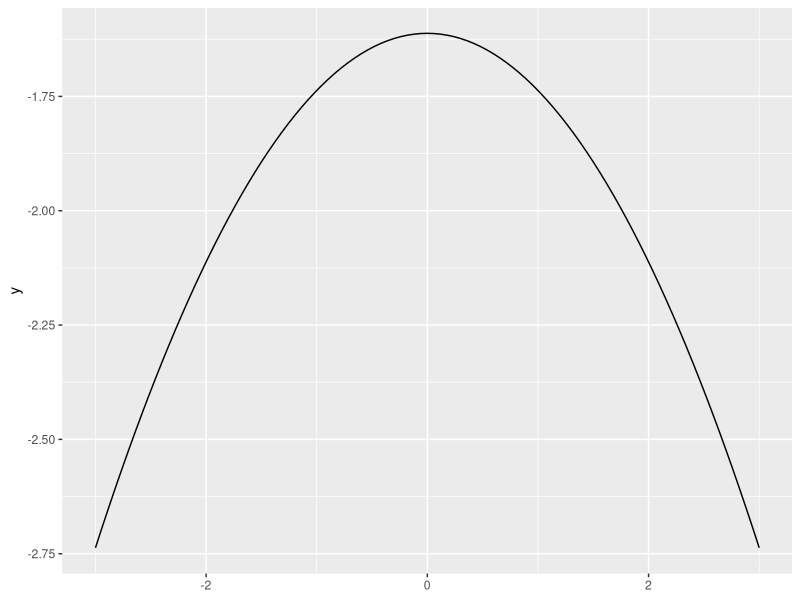
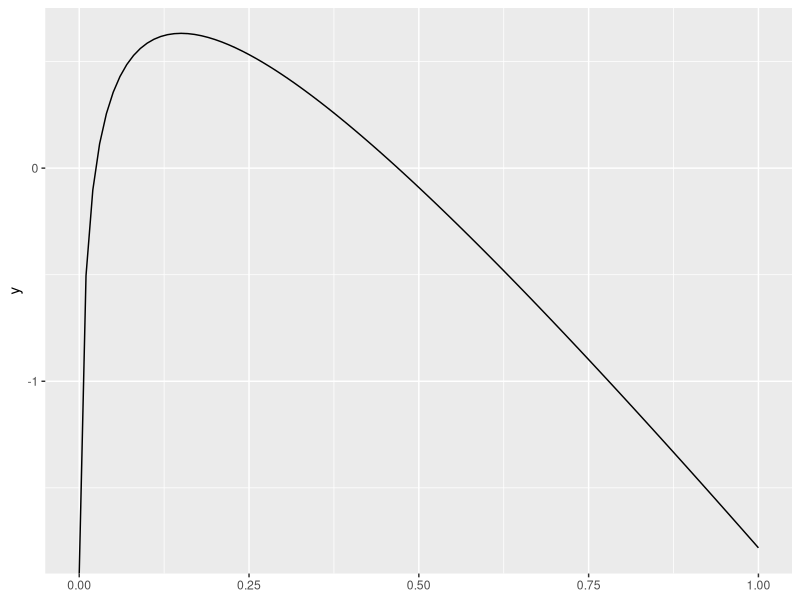
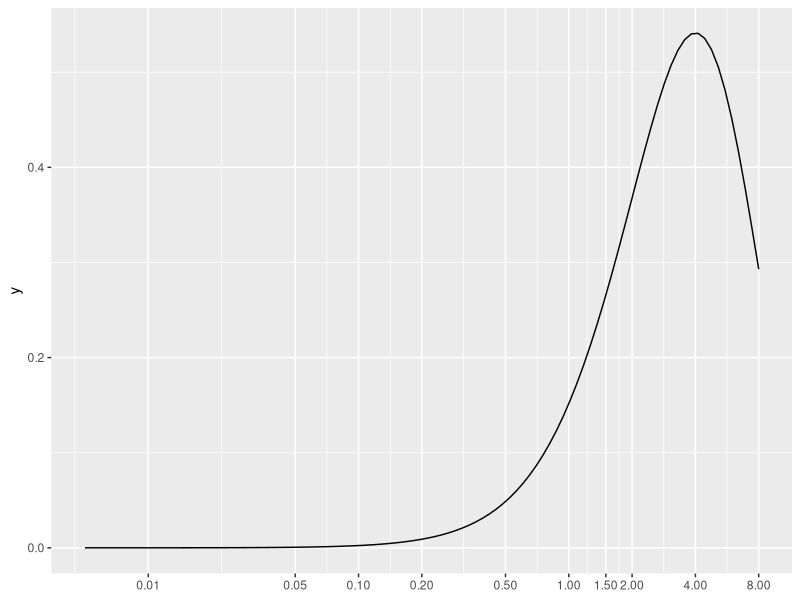
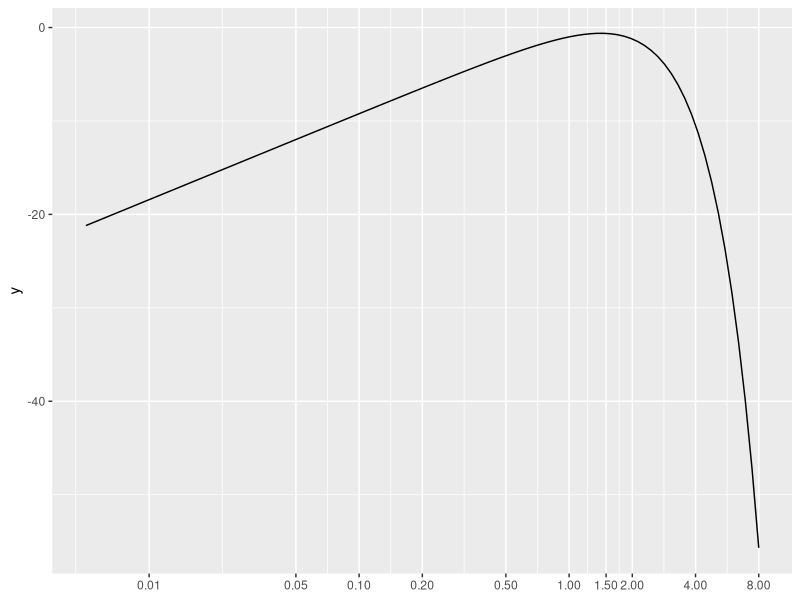
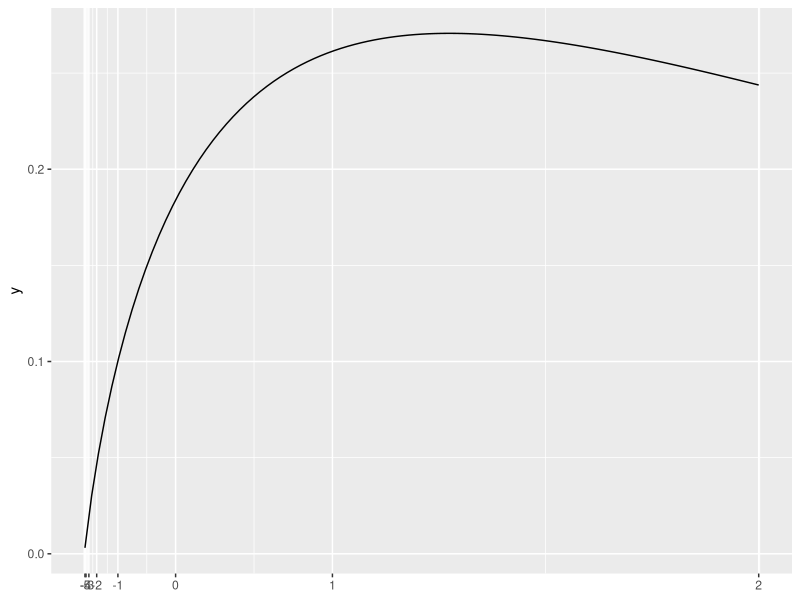
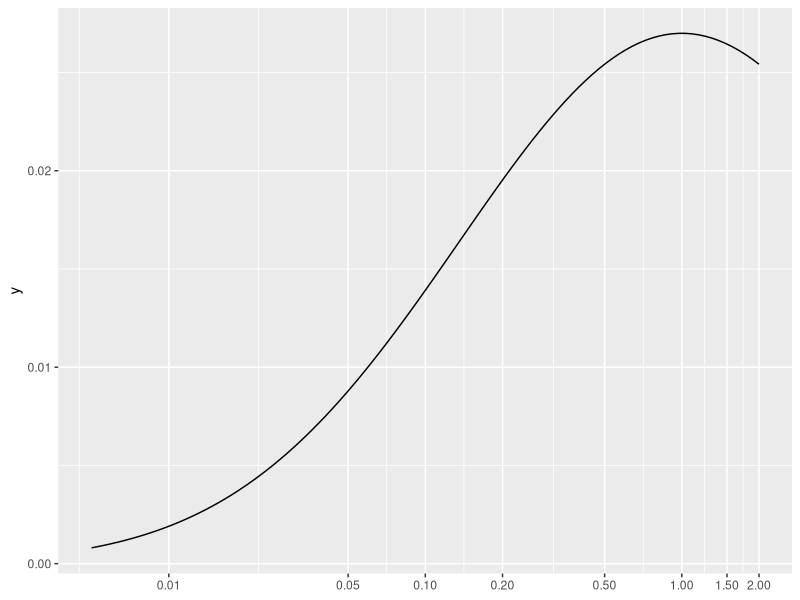
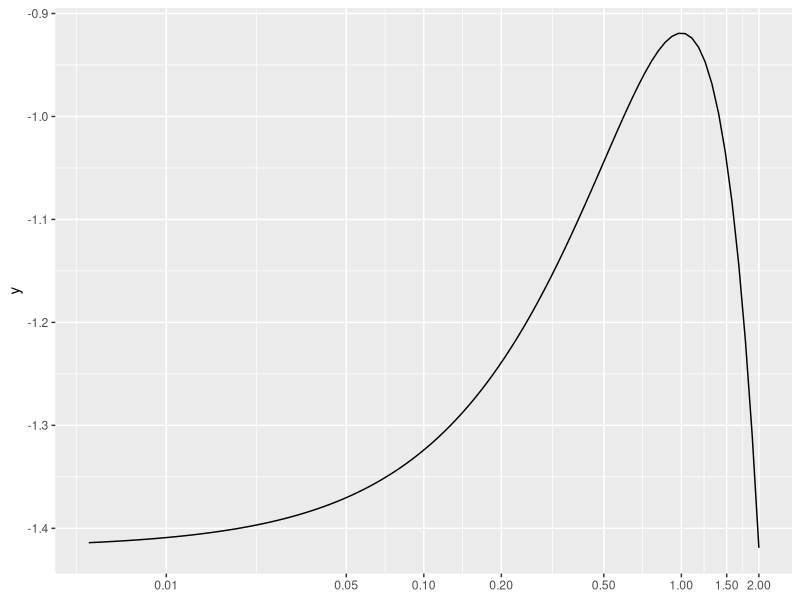
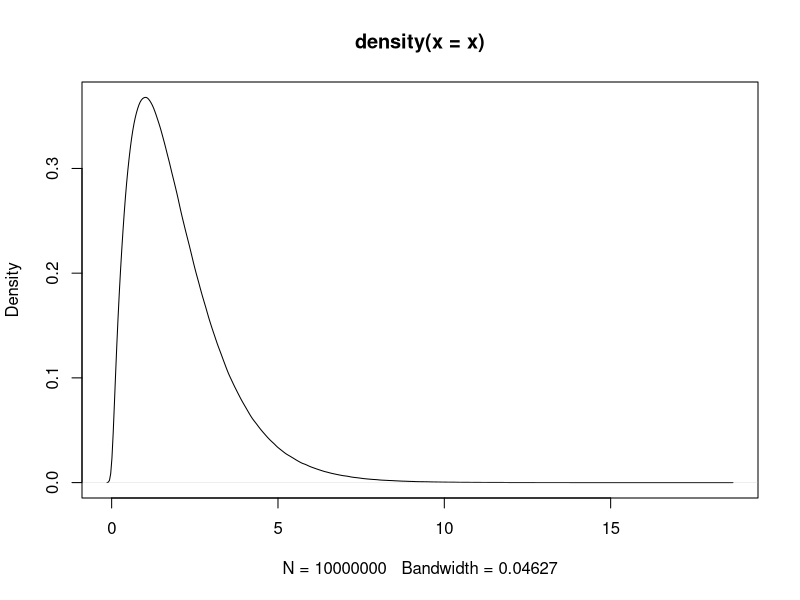

R code for these plots, in order:
library(ggplot2)

ggplot() + 
  scale_x_continuous(limits = c(-3,3)) + 
  geom_function(fun = dnorm, args = list(mean = 0, sd = 2, log = TRUE))

tau_mode <- 0.15
tau_sd <- 0.30
tau_lambda <- (tau_mode + sqrt(tau_mode^2 + 4 * tau_sd^2)) / (2 * tau_sd^2)
tau_alpha <- tau_lambda * tau_mode + 1
tau_alpha / tau_lambda
(tau_alpha - 1) / tau_lambda
sqrt(tau_alpha) / tau_lambda

ggplot() + 
  scale_x_continuous(limits = c(0,1)) + 
  geom_function(fun = dgamma, args = list(shape = tau_alpha, rate = tau_lambda, log = TRUE))

ggplot() + 
  scale_x_continuous(breaks = c(0.01, 0.05, 0.10, 0.20, 0.50, 1, 1.5, 2,4,8), limits = c(0.005,8), transform = "log") + 
  geom_function(fun = \(x) (x / 2) * dgamma(x / 2, shape = 2, rate = 1, log = FALSE))

ggplot() + 
  scale_x_continuous(breaks = c(0.01, 0.05, 0.10, 0.20, 0.50, 1, 1.5, 2,4,8), limits = c(0.005,8), transform = "log") + 
  geom_function(fun = \(x) 2 * log(x^2) - x^2)

ggplot() + 
  scale_x_continuous(breaks = -5:2, limits = c(-5,2), transform = "exp") + 
  geom_function(fun = \(x) exp(x / 2) * dgamma(exp(x / 2), shape = 2, rate = 1, log = FALSE) / 2)

ggplot() + 
  scale_x_continuous(breaks = c(0.01, 0.05, 0.10, 0.20, 0.50, 1, 1.5, 2), limits = c(0.005,2), transform = "log") + 
  geom_function(fun = dlnorm, args = list(meanlog = 4, sdlog = 2, log = FALSE))

ggplot() + 
  scale_x_continuous(breaks = c(0.01, 0.05, 0.10, 0.20, 0.50, 1, 1.5, 2), limits = c(0.005,2), transform = "log") + 
  geom_function(fun = dnorm, args = list(mean = 1, sd = 1, log = TRUE))



x <- rgamma(1e7, shape = 2, rate = 1)
mean(x)
median(x)
sd(x)
mean(x) - var(x) / mean(x)
plot(density(x))
z <- log(x / 2)
mean(z)
median(z)
exp(median(z))
sd(z)
dz <- density(z)
plot(dz)
plot(dz$x, log(dz$y))
log(c(0.01, 0.05, 0.10, 0.20, 0.50, 1, 1.5, 2, 4))
